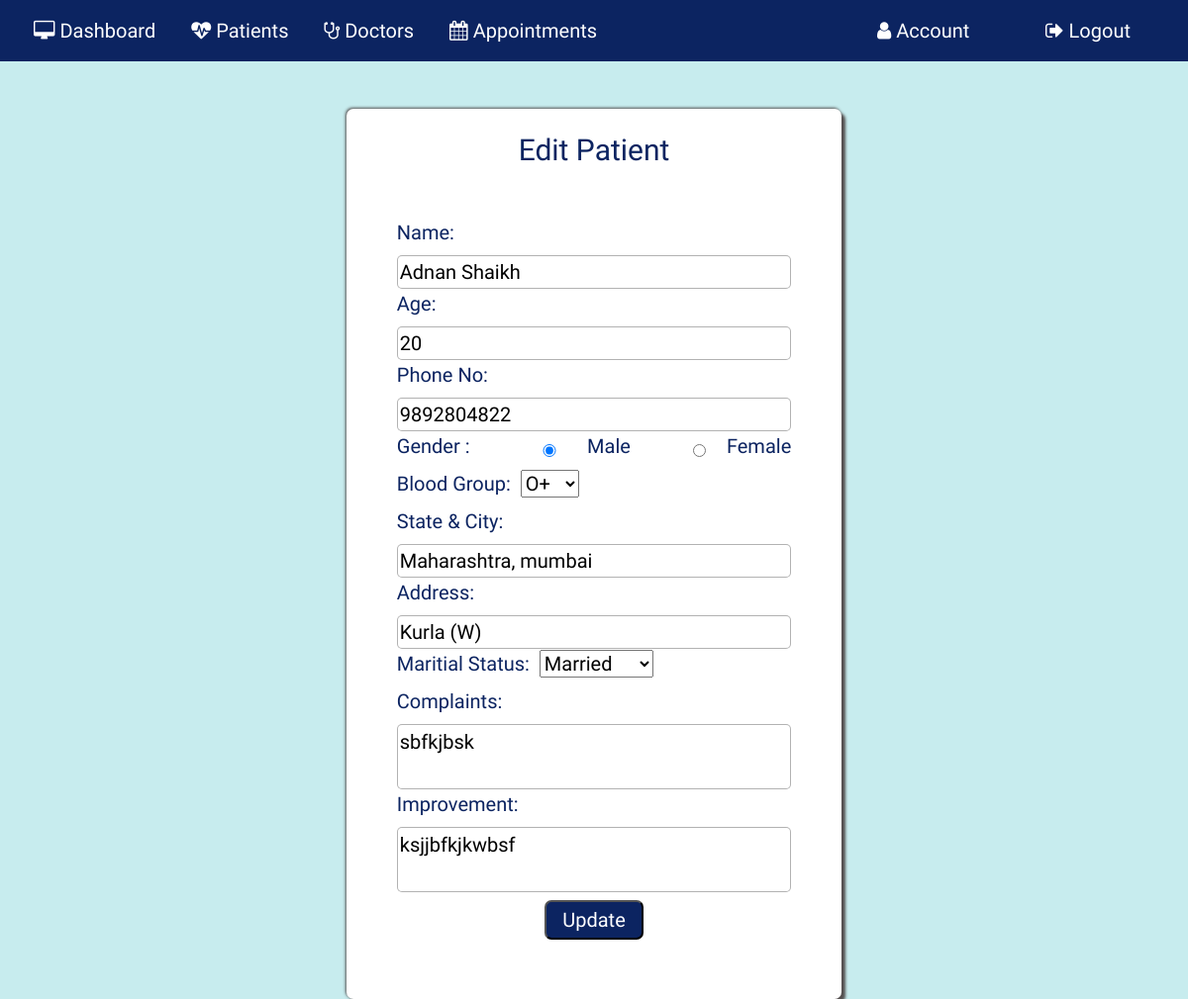
Before: /editpatientdetail/2 (signed in) with the older database file.
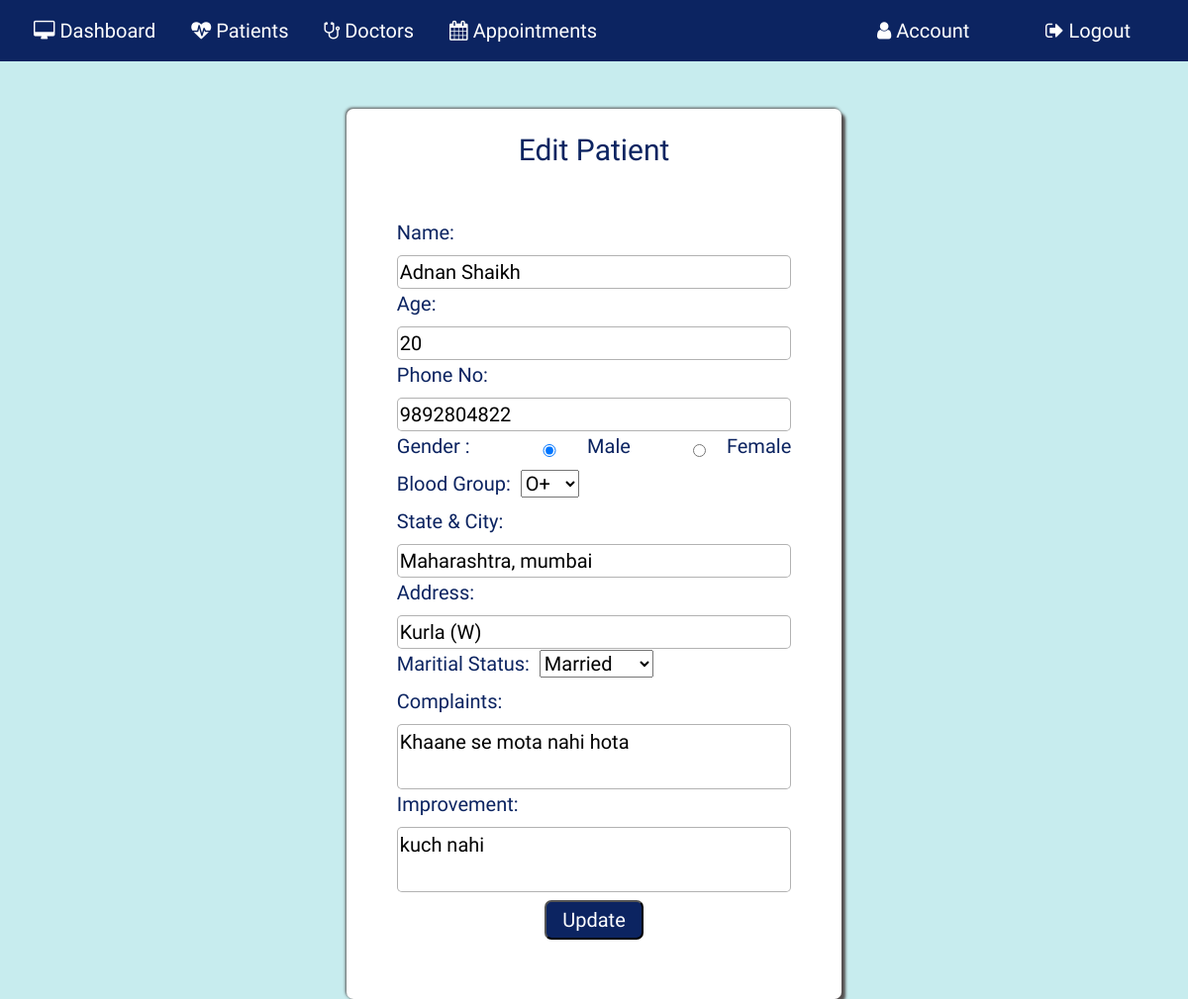
After: the same page with the newer database file.
### application/routes.py (models this page shows, shortened)
class Patient(db.Model):
  __tablename__ = 'Patient'
  id = db.Column(db.Integer, primary_key=True)
  pname = db.Column(db.String(20))
  age= db.Column(db.String(20))
  phone=db.Column(db.String(20))
  gender=db.Column(db.String(10))
  bgroup=db.Column(db.String(5))
  state=db.Column(db.String(15))
  address=db.Column(db.String(100))
  mstatus=db.Column(db.String(10))
  complaint=db.Column(db.String(5000))
  improvement=db.Column(db.String(5000))
  medicine_suggested=db.Column(db.String(5000))
  pat_image = db.Column(db.String(20), nullable=False, default='default.jpg')

### application/routes.py (the view, shortened to what this page needs)
@app.route('/editpatientdetail/<id>', methods=['GET', 'POST'])
def editpatientdetail(id):
  if 'username' in session:
    editpat = Patient.query.filter_by( id = id )
    return render_template('editpatientdetail.html', editpat = editpat)

### application/templates/editpatientdetail.html (shortened to what this page needs)
{% extends "layout.html" %} {% include "includes/nav.html" %} {% block content
%}
<section id="addpatient">
  <div class="form-editpat form-style">
    <h1 class="mt-4">Edit Patient</h1>
    {% for edit in editpat %}
    <form action="" method="POST">
      <div class="inner-form">
      <div class="form-input">
        <label for="npname">Name:&nbsp;</label>
        <input type="text" class="text1" id="pname" name="npname" required value="{{ edit.pname }}" />
      </div>
      <div class="form-input">
        <label for="nage">Age:&nbsp;</label>
        <input
          type="number"
          class="text1"
          id="age"
          maxlength="3"
          min="0"
          name="nage"
          value="{{ edit.age }}"
          required
        />
      </div>
      <div class="form-input">
        <label for="nphone">Phone No:&nbsp;</label>
        <input
          type="number"
          class="text1"
          id="age"
          maxlength="12"
          min="10"
          name="nphone"
          value="{{ edit.phone }}"
          required
        />
      </div>
      <div class="form-input gender">
        <label for="ngender">Gender :</label>
        <div class="radio">
          <input type="radio" value="male" name="ngender" checked><label>Male</label>
        </div>
        <div class="radio">
          <input type="radio" value="female" name="ngender"><label>Female</label>
        </div>
      </div>
      <div class="form-input">
        <label for="nbgroup">Blood Group:&nbsp;</label>
        <select id="bgroup" class="text1" name="nbgroup">
          <option value="O+">O+</option>
        </select>
      </div>
      <div class="form-input">
        <label for="nstate">State & City:&nbsp;</label>
        <input type="text" id="state" class="text1" name="nstate" value="{{ edit.state }}">
      </div>
      <div class="form-input">
        <label for="naddress">Address:&nbsp;</label>
        <input type="text" id="address" class="text1" name="naddress" value="{{ edit.address }}">
      </div>
      <div class="form-input">
        <label for="nmstatus">Maritial Status:&nbsp;</label>
        <select id="mstatus" class="text1" name="nmstatus">
          <option value="Married">Married</option>
        </select>
      </div>
      <div class="form-input">
        <label for="ncomplaint">Complaints:&nbsp;</label>
        <textarea class="text1" name="ncomplaint" id="complaint">{{ edit.complaint}}</textarea>
      </div>
      <div class="form-input">
        <label for="nimprovement">Improvement:&nbsp;</label>
        <textarea class="text1" name="nimprovement" id="improvement">{{ edit.improvement}}</textarea>
      </div>
      <div class="form-input btn-submit">
        <button class="button mt-2" type="submit">Update</button>
      </div>
    </form>
    {% endfor %}
  </div></div>
</section>
{% endblock %}

Changed rows visible on the page:
changed Patient "Adnan Shaikh": ncomplaint "sbfkjbsk" → "Khaane se mota nahi hota"; nimprovement "ksjjbfkjkwbsf" → "kuch nahi"
